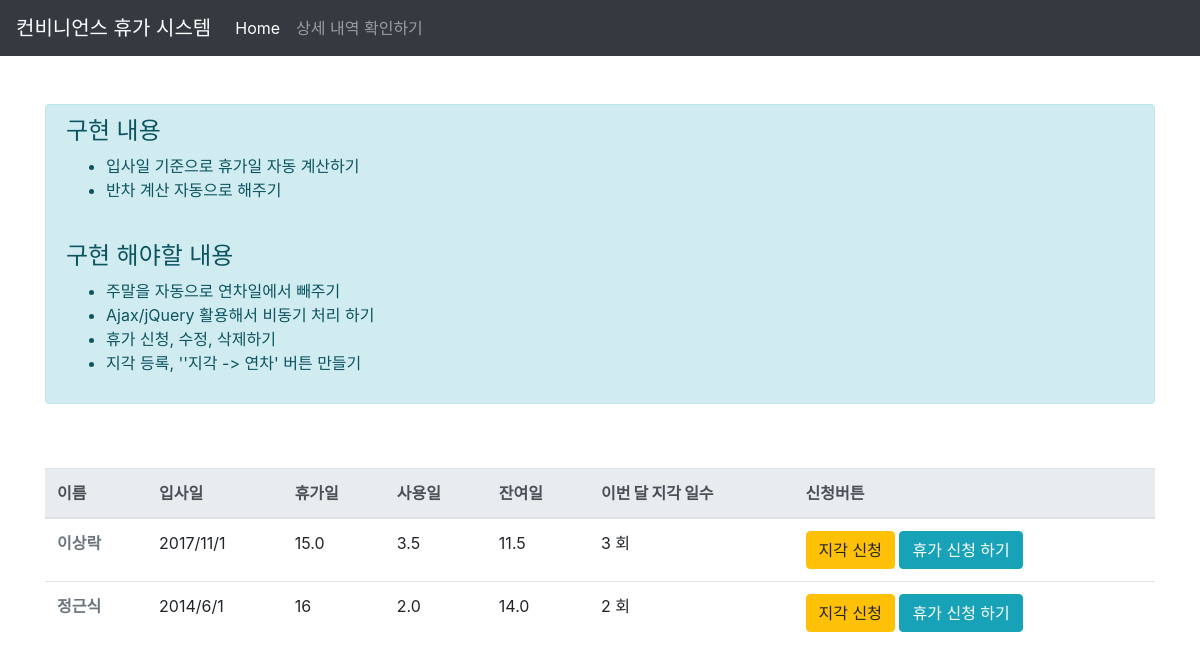
/leave/, run on the app's committed database.
### leave/models.py (models this page shows, shortened)
class Employee(models.Model):
    name = models.CharField(max_length=10)
    employed_date = models.DateField()
    givenLeave = models.DecimalField(default=15, max_digits=3, decimal_places=1,
    validators = [MinValueValidator(0.0), MaxValueValidator(50)])
    usedLeave = models.DecimalField(default=0, max_digits=3, decimal_places=1,
    validators = [MinValueValidator(0.0), MaxValueValidator(50)])
    leftLeave = models.DecimalField(default=0, max_digits=3, decimal_places=1,
    validators = [MinValueValidator(0.0)])
    late = models.IntegerField(default=0)
    created_at = models.DateTimeField(auto_now_add=True)
    updated_at = models.DateTimeField(auto_now=True)

### leave/views.py (the view)
# urls.py: url(r'^leave/$', views.index, name = 'home'),
def index(request):
    today = datetime.date.today()
    employees = Employee.objects.all()
    for employee in employees:
        gap = today - employee.employed_date
        if gap.days // 365 >= 3:
             employee.givenLeave = 15 + ((gap.days // 365 - 3) // 2 + 1)
        pk = employee.id
        leaves = Leave.objects.filter(employee_id=pk)
        sum = 0
        for leave in leaves:
            sum += leave.leaveLen
        employee.usedLeave = sum
        employee.leftLeave = employee.givenLeave - employee.usedLeave
        employee.save()
    context = {
    'employees':employees,
    }
    return render(request, "leave/index.html", context)

### leave/templates/leave/index.html (shortened to what this page needs)
{% extends "leave/layout.html" %}
{% block content %}
<div class="container">
  <div class="row">
    <div class="col-sm-12 mb-5">
      <div class="alert alert-info">
        <h4>구현 내용</h4>
        <ul>
          <li>입사일 기준으로 휴가일 자동 계산하기</li>
          <li>반차 계산 자동으로 해주기</li>
        </ul>
        <br>
        <h4>구현 해야할 내용</h4>
        <ul>
          <li>주말을 자동으로 연차일에서 빼주기</li>
          <li>Ajax/jQuery 활용해서 비동기 처리 하기</li>
          <li>휴가 신청, 수정, 삭제하기</li>
          <li>지각 등록, ''지각 -> 연차' 버튼 만들기 </li>
        </ul>
      </div>
    </div>
  </div>
  <div class="row">
    <div class="col-sm-12">
      <table class="table">
        <thead class="thead-light">
          <tr>
            <th><B>이름</B></th>
            <th><B>입사일</B></th>
            <th><B>휴가일</B></th>
            <th><B>사용일</B></th>
            <th><B>잔여일</B></th>
            <th><B>이번 달 지각 일수</B></th>
            <th><B>신청버튼</B></th>
          </tr>
        </thead>
        <tbody>
          {% for employee in employees %}
          <tr>
            <td> <a class="font-weight-bold text-muted" href= "detail/?q={{ employee.name }}"> {{ employee.name }}</a></td>
            <td> {{ employee.employed_date.year}}/{{employee.employed_date.month}}/{{employee.employed_date.day}}</td>
            <td> {{ employee.givenLeave }} </td>
            <td> {{ employee.usedLeave }}</td>
            <td> {{ employee.leftLeave }}</td>
            <td> {{ employee.late }} 회</td>
            <td>
              <a class="btn btn-warning" href = "{% url "leave:late_cal" employee.id %}" role="button">지각
                신청</a>
                <a class="btn btn-info" href = "{% url "leave:regist" employee.id %}" role="button">휴가
                  신청 하기</a>
                </td>
          </tr>
          {% endfor %}
          </table>
        </div>
      </div>
    </div>
    {% endblock %}

### data on the page
Employee: name "이상락", employed_date.year "2017", employed_date.month "11", employed_date.day "1", givenLeave "15.0", usedLeave "3.5", leftLeave "11.5", late "3"
Employee: name "정근식", employed_date.year "2014", employed_date.month "6", employed_date.day "1", givenLeave "16", usedLeave "2.0", leftLeave "14.0", late "2"
